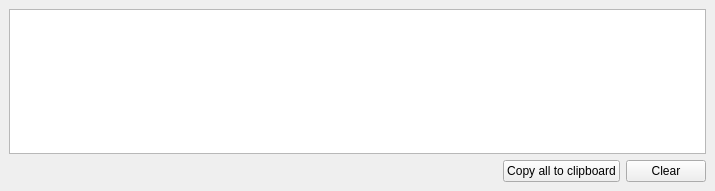
<?xml version="1.0" encoding="UTF-8"?>
<ui version="4.0">
 <class>LogDock</class>
 <widget class="QDockWidget" name="LogDock">
  <property name="geometry">
   <rect>
    <x>0</x>
    <y>0</y>
    <width>715</width>
    <height>191</height>
   </rect>
  </property>
  <property name="sizePolicy">
   <sizepolicy hsizetype="Maximum" vsizetype="Maximum">
    <horstretch>0</horstretch>
    <verstretch>0</verstretch>
   </sizepolicy>
  </property>
  <property name="windowTitle">
   <string>Log</string>
  </property>
  <widget class="DockWidgetChild" name="dockWidgetContents">
   <layout class="QVBoxLayout" name="verticalLayout">
    <item>
     <widget class="QTextEdit" name="teContent">
      <property name="sizePolicy">
       <sizepolicy hsizetype="Preferred" vsizetype="Preferred">
        <horstretch>0</horstretch>
        <verstretch>0</verstretch>
       </sizepolicy>
      </property>
      <property name="readOnly">
       <bool>true</bool>
      </property>
     </widget>
    </item>
    <item>
     <layout class="QHBoxLayout" name="horizontalLayout">
      <item>
       <spacer name="horizontalSpacer">
        <property name="orientation">
         <enum>Qt::Horizontal</enum>
        </property>
        <property name="sizeHint" stdset="0">
         <size>
          <width>40</width>
          <height>20</height>
         </size>
        </property>
       </spacer>
      </item>
      <item>
       <widget class="QPushButton" name="btnCopy">
        <property name="text">
         <string>Copy all to clipboard</string>
        </property>
       </widget>
      </item>
      <item>
       <widget class="QPushButton" name="btnClear">
        <property name="text">
         <string>Clear</string>
        </property>
       </widget>
      </item>
     </layout>
    </item>
   </layout>
  </widget>
 </widget>
 <customwidgets>
  <customwidget>
   <class>DockWidgetChild</class>
   <extends>QWidget</extends>
   <header>gui/widgets/dockedwidgets.h</header>
   <container>1</container>
  </customwidget>
 </customwidgets>
 <resources/>
 <connections/>
</ui>
